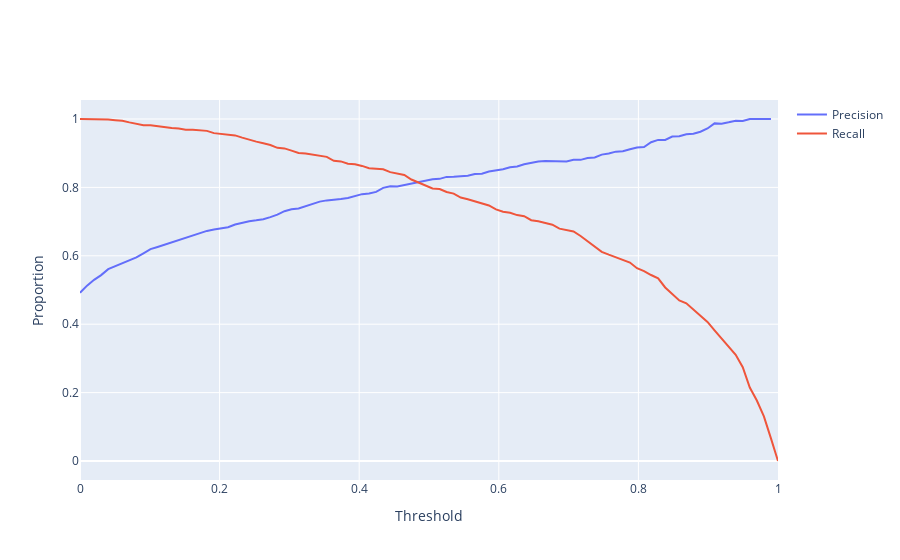

Source (notebook cell):
### Code cell
fig = go.Figure()
fig.add_trace(go.Scatter(name = 'Precision', x = thresholds, y = precs))
fig.add_trace(go.Scatter(name = 'Recall', x = thresholds, y = recs))
fig.update_xaxes(title="Threshold")
fig.update_yaxes(title="Proportion")
